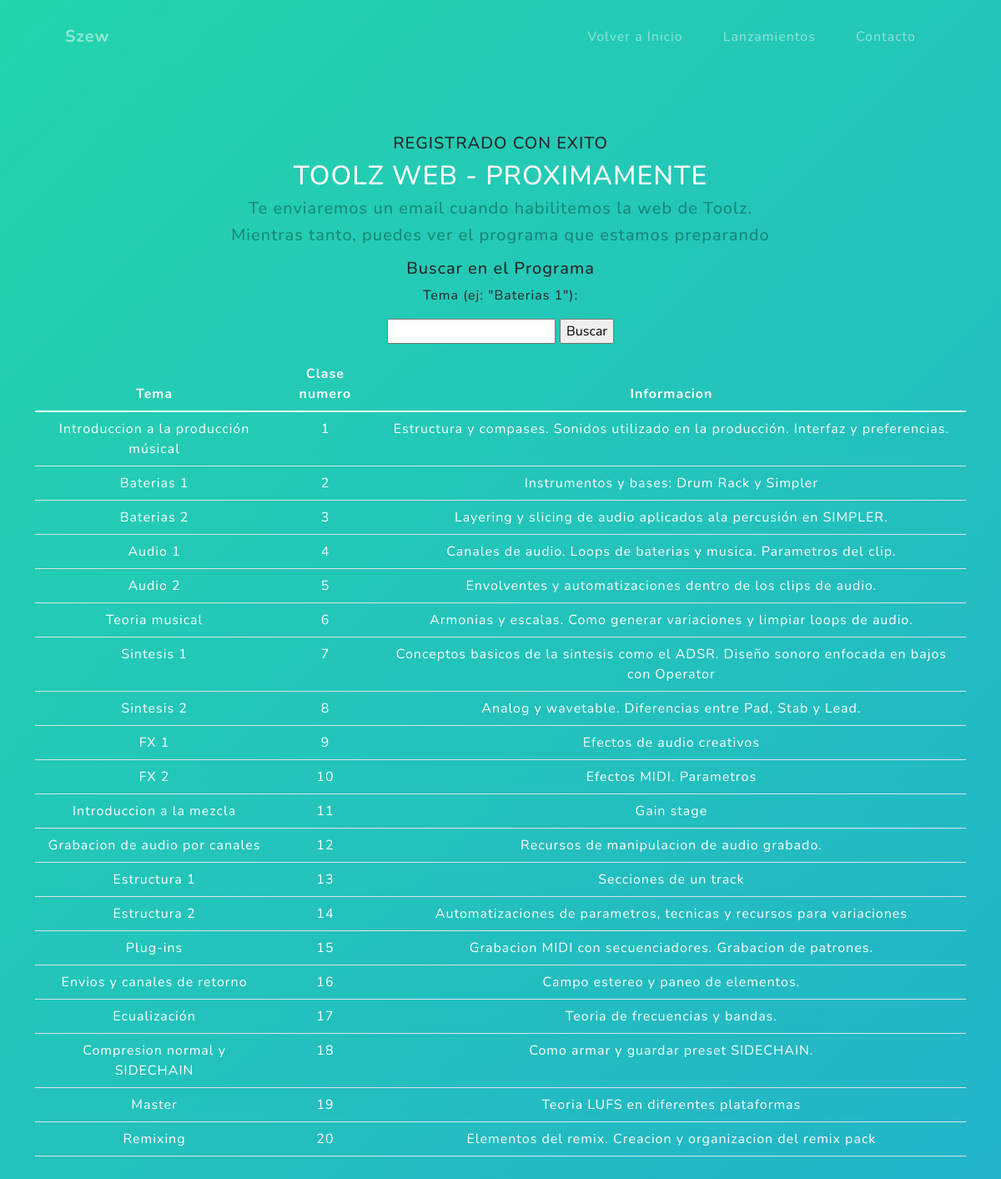
Screenshot of /app/toolz/inicio with the database file from the repository.
### App/models.py (models this page shows)
class Programa(models.Model):
    nombre=models.CharField(max_length=40)
    clase=models.IntegerField()
    informacion=models.CharField(max_length=40)

### App/views.py (the view)
# urls.py: path("toolz/inicio", views.programa_de_clases, name="web-toolz-inicio"),
def programa_de_clases(request):
    programa=Programa.objects.all()
    info_de_temas={"programa": programa}
    plantilla = loader.get_template("App/toolz.html")
    documento =  plantilla.render(info_de_temas)
    return HttpResponse(documento)

### App/templates/App/toolz.html (shortened to what this page needs)
<!DOCTYPE html>
<html lang="en">
    <head>
        {% load static %}
        <link href="{% static 'App/css/styles.css' %}" rel="stylesheet" />
    </head>
    <body id="page-top">
        <nav class="navbar navbar-expand-lg navbar-light fixed-top" id="mainNav">
            <div class="container px-4 px-lg-5">
                <a class="navbar-brand" href="http://127.0.0.1:8000/app/inicio">Szew</a>
                <div class="collapse navbar-collapse" id="navbarResponsive">
                    <ul class="navbar-nav ms-auto">
                        <li class="nav-item"><a class="nav-link" href="http://127.0.0.1:8000/app/inicio">Volver a Inicio</a></li>
                        <li class="nav-item"><a class="nav-link" href="http://127.0.0.1:8000/app/inicio#projects">Lanzamientos</a></li>
                        <li class="nav-item"><a class="nav-link" href="http://127.0.0.1:8000/app/inicio#signup">Contacto</a></li>
                    </ul>
                </div>
            </div>
        </nav>
        <section class="projects-section text-center" id="projects">
            <div class="container align-items-center">
                <div class="row align-items-center">
                    <div class="align-items-center">
                        <div class="row align-items-center">
                            <div class="align-items-center">
                                <div class="align-items-center">
                                <h5>REGISTRADO CON EXITO</h5>
                                <h2 style="color:rgb(255, 255, 255)">TOOLZ WEB - PROXIMAMENTE</h2>
                                <h5 style="color:rgba(0, 0, 0, 0.33)">Te enviaremos un email cuando habilitemos la web de Toolz.</h5>
                                <h5 style="color:rgba(0, 0, 0, 0.33)">Mientras tanto, puedes ver el programa que estamos preparando</h5>
                                <form action="{% url 'web-toolz-busqueda' %}" method="GET">
                                    <p>
                                        <h5>Buscar en el Programa</h5>
                                        <p>Tema (ej: "Baterias 1"):</p>
                                        <input type="text" name="nombre_del_tema" style="color:rgba(255, 255, 255, 0.417)">
                                        <input type="submit" value="Buscar">
                                    </p>
                                </form>
                                    <table class="table table-white">
                                        <thead style="color:rgb(255, 255, 255)">
                                            <tr>
                                                <th scope="col">Tema</th>
                                                <th scope="col">Clase numero</th>
                                                <th scope="col">Informacion</th>
                                            </tr>
                                        </thead>
                                            <tbody style="color:rgb(255, 255, 255)">
                                                {% for i in programa %}
                                                <tr>
                                                    <td>{{i.nombre}}</td>
                                                    <td>{{i.clase}}</td>
                                                    <td>{{i.informacion}}</td>
                                                </tr>
                                                {% endfor %}
                                            </tbody>
                                    </table>
                                </div>
                            </div>
                        </div>
                    </div>
                </div>
            </div>
        </section>
    </body>

### rows the page displays
Programa: nombre "Introduccion a la producción músical", clase "1", informacion "Estructura y compases. Sonidos utilizado en la producción. Interfaz y preferencias."
Programa: nombre "Baterias 1", clase "2", informacion "Instrumentos y bases: Drum Rack y Simpler"
Programa: nombre "Baterias 2", clase "3", informacion "Layering y slicing de audio aplicados ala percusión en SIMPLER."
Programa: nombre "Audio 1", clase "4", informacion "Canales de audio. Loops de baterias y musica. Parametros del clip."
Programa: nombre "Audio 2", clase "5", informacion "Envolventes y automatizaciones dentro de los clips de audio."
Programa: nombre "Teoria musical", clase "6", informacion "Armonias y escalas. Como generar variaciones y limpiar loops de audio."
Programa: nombre "Sintesis 1", clase "7", informacion "Conceptos basicos de la sintesis como el ADSR. Diseño sonoro enfocada en bajos con Operator"
Programa: nombre "Sintesis 2", clase "8", informacion "Analog y wavetable. Diferencias entre Pad, Stab y Lead."
Programa: nombre "FX 1", clase "9", informacion "Efectos de audio creativos"
Programa: nombre "FX 2", clase "10", informacion "Efectos MIDI. Parametros"
Programa: nombre "Introduccion a la mezcla", clase "11", informacion "Gain stage"
Programa: nombre "Grabacion de audio por canales", clase "12", informacion "Recursos de manipulacion de audio grabado."
Programa: nombre "Estructura 1", clase "13", informacion "Secciones de un track"
Programa: nombre "Estructura 2", clase "14", informacion "Automatizaciones de parametros, tecnicas y recursos para variaciones"
Programa: nombre "Plug-ins", clase "15", informacion "Grabacion MIDI con secuenciadores. Grabacion de patrones."
Programa: nombre "Envios y canales de retorno", clase "16", informacion "Campo estereo y paneo de elementos."
Programa: nombre "Ecualización", clase "17", informacion "Teoria de frecuencias y bandas."
Programa: nombre "Compresion normal y SIDECHAIN", clase "18", informacion "Como armar y guardar preset SIDECHAIN."
Programa: nombre "Master", clase "19", informacion "Teoria LUFS en diferentes plataformas"
Programa: nombre "Remixing", clase "20", informacion "Elementos del remix. Creacion y organizacion del remix pack"
